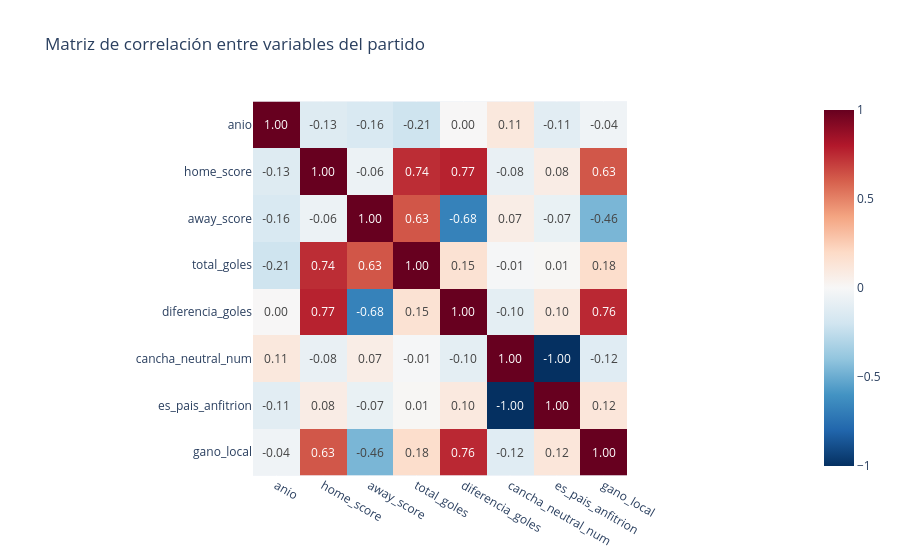

The cell this chart's notebook holds for it:
### Markdown cell above
## Matriz de correlación
Incluye año, cancha neutral, si el local es el país anfitrión, y si ganó el local.

### Code cell
matriz = eda.matriz_correlacion()
viz.heatmap_correlacion(matriz).show()

### Figure 1 — Plotly figure (JSON) as saved in the notebook; plotly's stock layout.template omitted (floating-point values rounded to 4 significant figures)
{"data": [{"coloraxis": "coloraxis", "hovertemplate": "x: %{x}<br>y: %{y}<br>color: %{z}<extra></extra>", "name": "0", "texttemplate": "%{z:.2f}", "type": "heatmap", "x": ["anio", "home_score", "away_score", "total_goles", "diferencia_goles", "cancha_neutral_num", "es_pais_anfitrion", "gano_local"], "xaxis": "x", "y": ["anio", "home_score", "away_score", "total_goles", "diferencia_goles", "cancha_neutral_num", "es_pais_anfitrion", "gano_local"], "yaxis": "y", "z": [[1.0, -0.1299, -0.157, -0.2067, 0.003758, 0.1079, -0.1079, -0.03997], [-0.1299, 1.0, -0.05581, 0.7426, 0.7735, -0.07538, 0.07538, 0.6261], [-0.157, -0.05581, 1.0, 0.6273, -0.6759, 0.07184, -0.07184, -0.462], [-0.2067, 0.7426, 0.6273, 1.0, 0.15, -0.01061, 0.01061, 0.1785], [0.003758, 0.7735, -0.6759, 0.15, 1.0, -0.1012, 0.1012, 0.7554], [0.1079, -0.07538, 0.07184, -0.01061, -0.1012, 1.0, -1.0, -0.1197], [-0.1079, 0.07538, -0.07184, 0.01061, 0.1012, -1.0, 1.0, 0.1197], [-0.03997, 0.6261, -0.462, 0.1785, 0.7554, -0.1197, 0.1197, 1.0]]}], "layout": {"coloraxis": {"autocolorscale": false, "colorscale": [[0.0, "rgb(5,48,97)"], [0.1, "rgb(33,102,172)"], [0.2, "rgb(67,147,195)"], [0.3, "rgb(146,197,222)"], [0.4, "rgb(209,229,240)"], [0.5, "rgb(247,247,247)"], [0.6, "rgb(253,219,199)"], [0.7, "rgb(244,165,130)"], [0.8, "rgb(214,96,77)"], [0.9, "rgb(178,24,43)"], [1.0, "rgb(103,0,31)"]]}, "title": {"text": "Matriz de correlación entre variables del partido"}, "xaxis": {"anchor": "y", "constrain": "domain", "domain": [0.0, 1.0], "scaleanchor": "y"}, "yaxis": {"anchor": "x", "autorange": "reversed", "constrain": "domain", "domain": [0.0, 1.0]}}}
